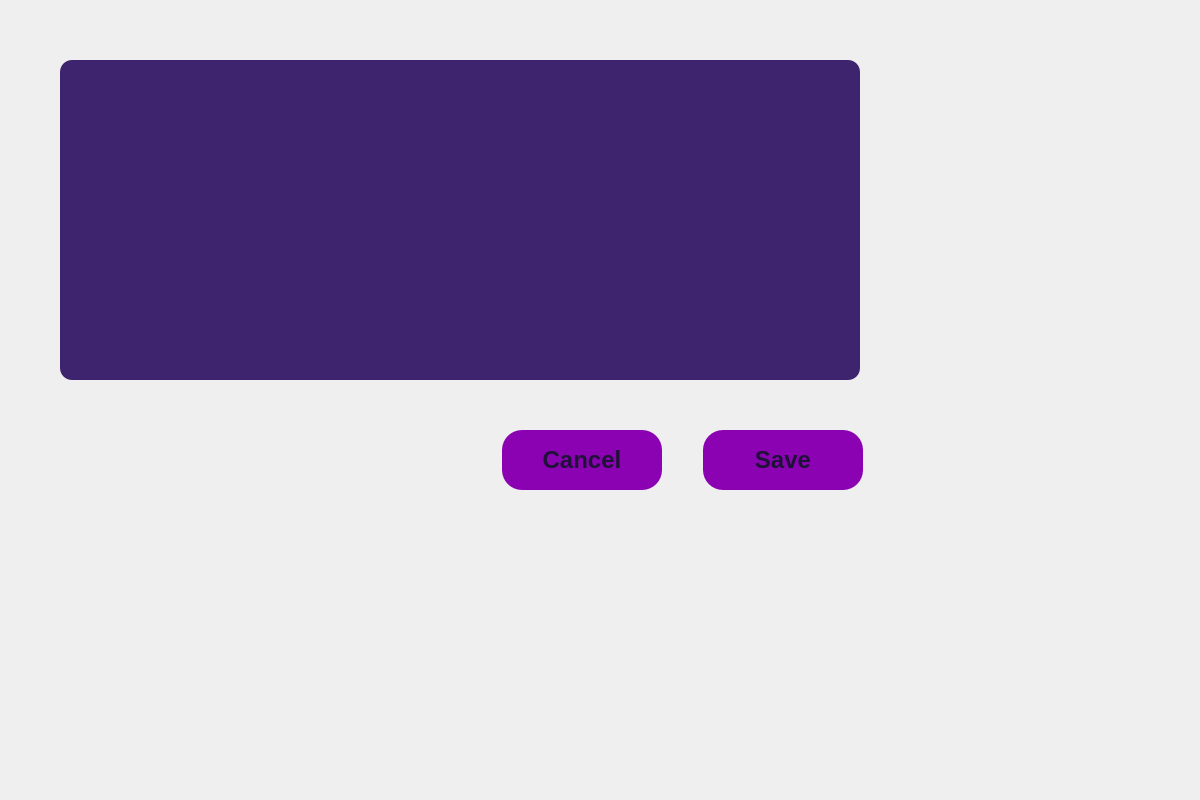
<?xml version="1.0" encoding="UTF-8"?>
<ui version="4.0">
 <class>edit_post</class>
 <widget class="QWidget" name="edit_post">
  <property name="geometry">
   <rect>
    <x>0</x>
    <y>0</y>
    <width>1200</width>
    <height>800</height>
   </rect>
  </property>
  <property name="minimumSize">
   <size>
    <width>1200</width>
    <height>800</height>
   </size>
  </property>
  <property name="windowTitle">
   <string>Edit Post</string>
  </property>
  <property name="styleSheet">
   <string notr="true">edit_post
{
	background-color:#0a0612;
}
QPushButton
{
	background-color:#8a02b2;
	color:#1f1137;
	border-radius:20px;
}
QPushButton:hover
{
	background-color:#341d5c;
	color: #ffffff;
}
QLabel
{
	color:#ad03de;
}
QLineEdit
{
	background-color:#673ab7;
	color:#ffffff;
	border-radius:16px;
}
QLineEdit:hover
{
	background-color:#5d34a5;
}
QPlainTextEdit
{
	color:#ffffff;
	background-color:#3e236e;
	border-radius:12px;
}</string>
  </property>
  <widget class="QPlainTextEdit" name="pte_editpost">
   <property name="geometry">
    <rect>
     <x>60</x>
     <y>60</y>
     <width>800</width>
     <height>320</height>
    </rect>
   </property>
   <property name="minimumSize">
    <size>
     <width>800</width>
     <height>320</height>
    </size>
   </property>
   <property name="maximumSize">
    <size>
     <width>800</width>
     <height>320</height>
    </size>
   </property>
   <property name="font">
    <font>
     <pointsize>18</pointsize>
    </font>
   </property>
  </widget>
  <widget class="QWidget" name="horizontalLayoutWidget">
   <property name="geometry">
    <rect>
     <x>467</x>
     <y>420</y>
     <width>431</width>
     <height>80</height>
    </rect>
   </property>
   <layout class="QHBoxLayout" name="horizontalLayout">
    <item>
     <widget class="QPushButton" name="btn_cancel">
      <property name="minimumSize">
       <size>
        <width>160</width>
        <height>60</height>
       </size>
      </property>
      <property name="maximumSize">
       <size>
        <width>160</width>
        <height>60</height>
       </size>
      </property>
      <property name="font">
       <font>
        <pointsize>18</pointsize>
        <weight>75</weight>
        <bold>true</bold>
       </font>
      </property>
      <property name="text">
       <string>Cancel</string>
      </property>
     </widget>
    </item>
    <item>
     <widget class="QPushButton" name="btn_save">
      <property name="minimumSize">
       <size>
        <width>160</width>
        <height>60</height>
       </size>
      </property>
      <property name="maximumSize">
       <size>
        <width>160</width>
        <height>60</height>
       </size>
      </property>
      <property name="font">
       <font>
        <pointsize>18</pointsize>
        <weight>75</weight>
        <bold>true</bold>
       </font>
      </property>
      <property name="text">
       <string>Save</string>
      </property>
     </widget>
    </item>
   </layout>
  </widget>
 </widget>
 <resources/>
 <connections/>
</ui>
